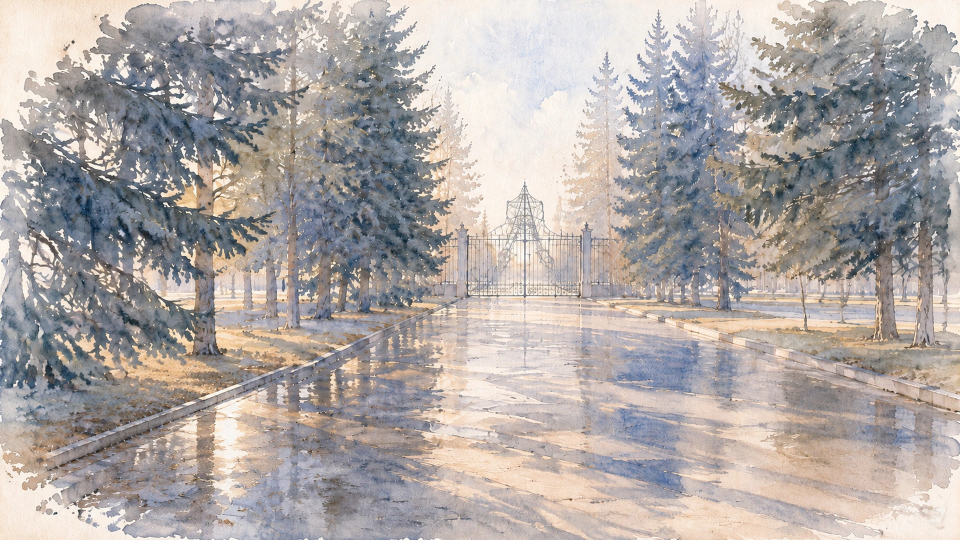
#> input picture vn2/img/bg/alley.webp, 1920 x 1080 px (shown at 1/2 size)
$ python _alley_wood.py
#> lines starting #> are read from the running program, lines starting #| are printed output that depends on the picture; after the words box and inside, x2 and y2 are one past the last pixel; in counts of white or black regions, pixels touching at a corner belong together
# -*- coding: utf-8 -*-
"""Ищем НАРИСОВАННУЮ скамейку в фоне alley: по цвету дерева (HSV) в левом низу.
Печатаем ASCII маски и координаты найденных пятен в пикселях фона и в долях кадра."""
import os
import numpy as np
from PIL import Image

HERE = os.path.dirname(os.path.abspath(__file__))

ROOT = os.path.dirname(HERE)
P = os.path.join(ROOT, 'vn2', 'img', 'bg', 'alley.webp')

im = Image.open(P).convert('RGB')
#> im is the input picture: PIL image 1920x1080 RGB; mean R, G, B 175.1, 168.2, 165.7
W0, H0 = im.size
#> W0 = 1920; H0 = 1080
hsv = np.asarray(im.convert('HSV')).astype(np.int16)
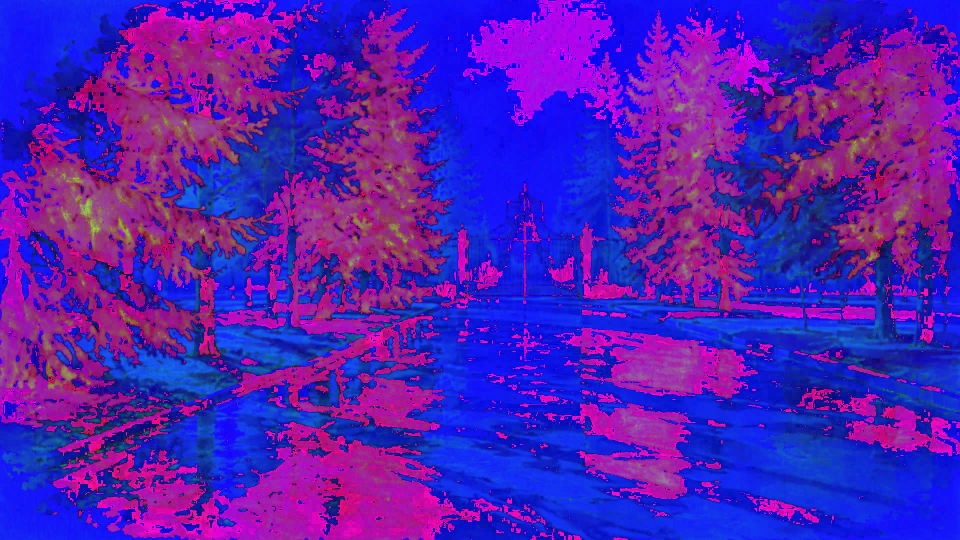
#> hsv: shape (1080, 1920, 3) int16 (shown at 1/2 size); mean R, G, B 80.6, 29.6, 180.4
H, S, V = hsv[..., 0], hsv[..., 1], hsv[..., 2]
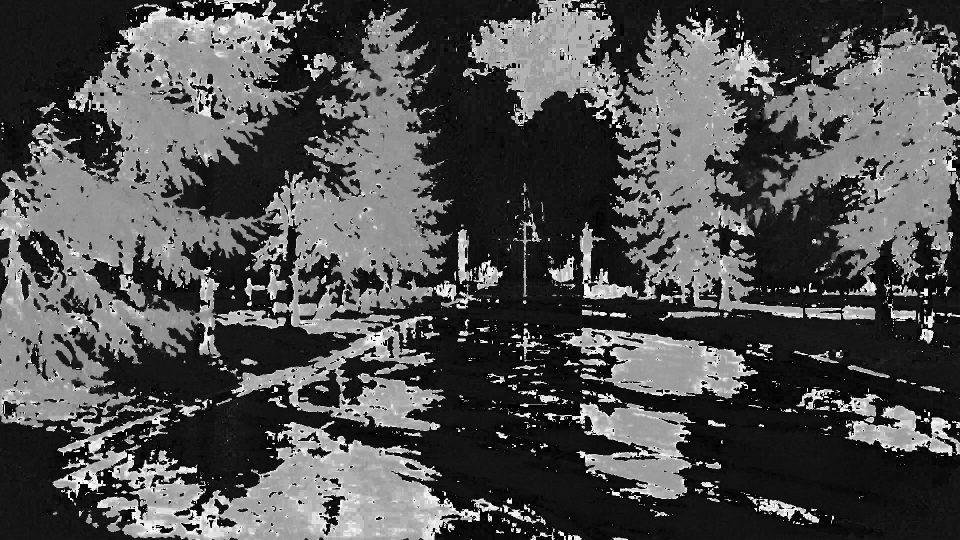
#> H: shape (1080, 1920) int16 (shown at 1/2 size); min 0, max 253, mean 80.6
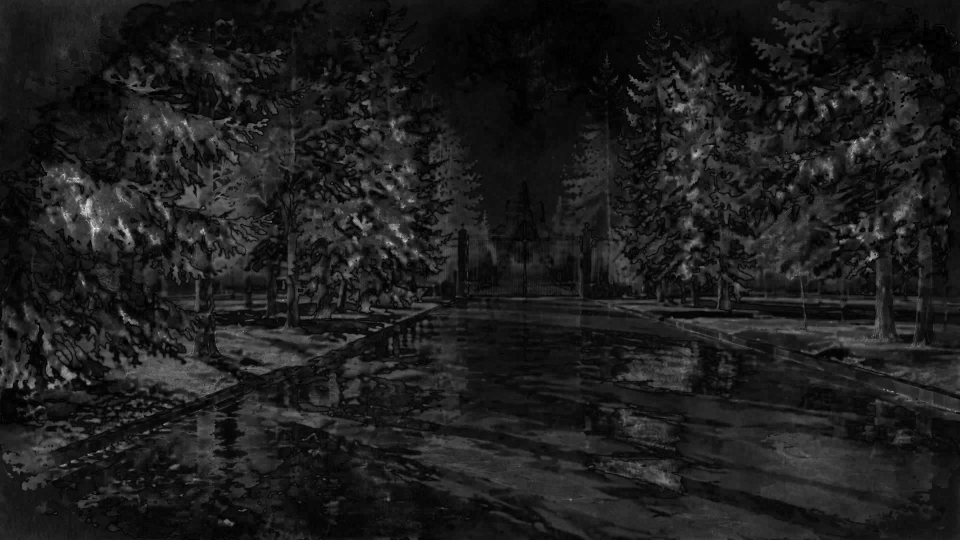
#> S: shape (1080, 1920) int16 (shown at 1/2 size); min 0, max 255, mean 29.6
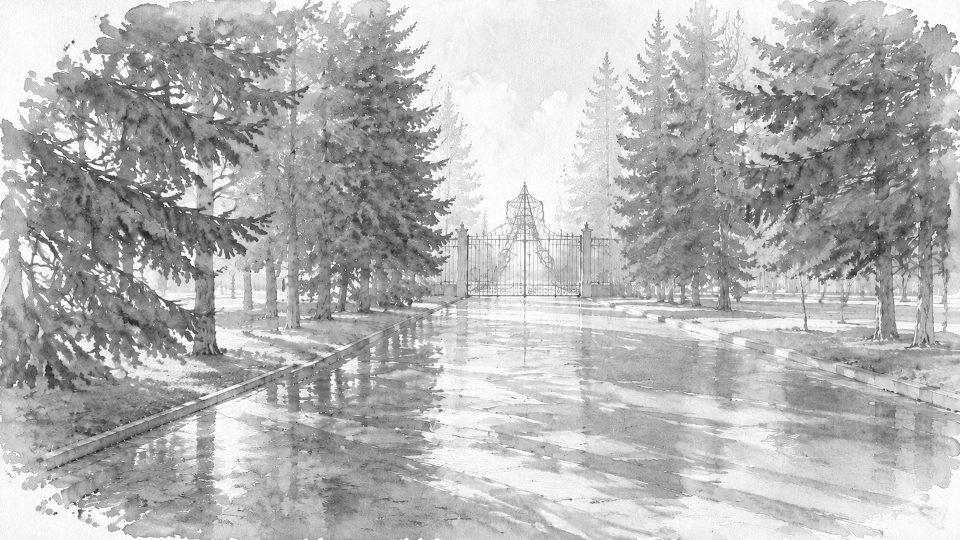
#> V: shape (1080, 1920) int16 (shown at 1/2 size); min 20, max 255, mean 180.4
print('фон %dx%d' % (W0, H0))
#| фон 1920x1080

# дерево: тёплый тон 8..40 градусов (PIL: 0..255 на 360) -> 6..28
wood = (H >= 6) & (H <= 30) & (S >= 45) & (V >= 45) & (V <= 205)
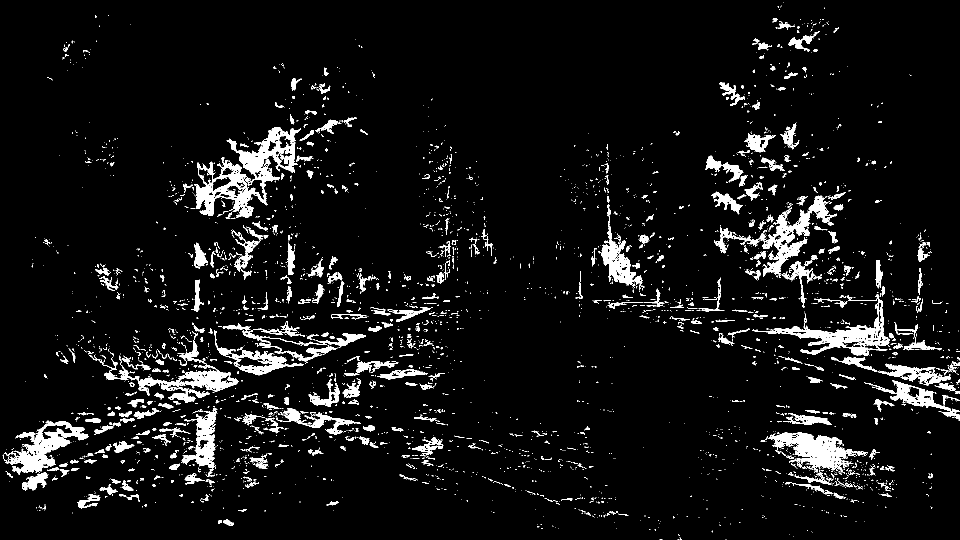
#> wood: shape (1080, 1920) bool (shown at 1/2 size); 6.4% white; 3523 white regions (2966 under 20 px), largest, box (x1, y1, x2, y2) and area: (389, 254, 602, 436) 12155, (1504, 588, 1780, 712) 6471, (177, 680, 477, 805) 6409
print('доля «дерева» в кадре: %.3f%%' % (100.0 * wood.mean()))
#| доля «дерева» в кадре: 6.426%


def ascii_mask(m, cols=96, rows=40, x0f=0.0, x1f=1.0, y0f=0.0, y1f=1.0):
#> called with cols = 96, rows = 40, x0f = 0, x1f = 1, y0f = 0, y1f = 1
    y0, y1 = int(y0f * m.shape[0]), int(y1f * m.shape[0])
#> y0 = 0; y1 = 1080
    x0, x1 = int(x0f * m.shape[1]), int(x1f * m.shape[1])
#> x0 = 0; x1 = 1920
    sub = m[y0:y1, x0:x1]
    h, w = sub.shape
#> h = 1080; w = 1920
    for r in range(rows):
        line = []
        for c in range(cols):
            a = sub[int(r * h / rows):int((r + 1) * h / rows),
                    int(c * w / cols):int((c + 1) * w / cols)]
            f = a.mean()
            line.append('#' if f > 0.5 else ('+' if f > 0.2 else ('.' if f > 0.05 else ' ')))
        print('|' + ''.join(line) + '|')


print('\n=== маска «дерево», весь кадр ===')
ascii_mask(wood, 96, 40)

# пятна: грубая разметка на уменьшенной маске
small = 320
m = np.asarray(Image.fromarray((wood * 255).astype(np.uint8))
               .resize((small, int(small * H0 / W0)), Image.BILINEAR)) > 127
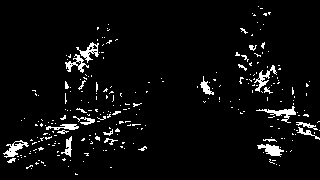
#> m: shape (180, 320) bool; 4.8% white in thin lines or dots
lab = np.zeros(m.shape, np.int32)
cur = 0
comps = []
for yy in range(m.shape[0]):
    for xx in range(m.shape[1]):
        if m[yy, xx] and lab[yy, xx] == 0:
            cur += 1
            stack = [(yy, xx)]
            lab[yy, xx] = cur
            pts = []
            while stack:
                a, b = stack.pop()
                pts.append((a, b))
                for da in (-1, 0, 1):
                    for db in (-1, 0, 1):
                        na, nb = a + da, b + db
                        if 0 <= na < m.shape[0] and 0 <= nb < m.shape[1] \
                                and m[na, nb] and lab[na, nb] == 0:
                            lab[na, nb] = cur
                            stack.append((na, nb))
            comps.append(pts)
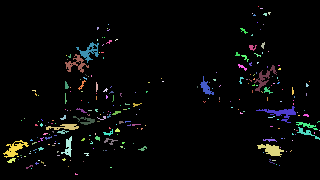
#> lab: shape (180, 320) int32; 262 distinct labels, from 0 to 261; one colour per label, 0 black
#> after the loop, cur = 261

comps.sort(key=len, reverse=True)
sc = W0 / float(small)
#> sc = 6
print('\n=== пятна «дерева» (топ-8) ===')
for pts in comps[:8]:
    ys = [p[0] for p in pts]
    xs = [p[1] for p in pts]
    if len(pts) < 40:
        break
    print('точек %5d  bbox x %.1f%%..%.1f%%  y %.1f%%..%.1f%%  (px %d..%d / %d..%d)'
          % (len(pts), 100.0 * min(xs) / small, 100.0 * max(xs) / small,
             100.0 * min(ys) / m.shape[0], 100.0 * max(ys) / m.shape[0],
             min(xs) * sc, max(xs) * sc, min(ys) * sc, max(ys) * sc))

$ run again, with vn2/img/bg/cabinet.webp copied over vn2/img/bg/alley.webp
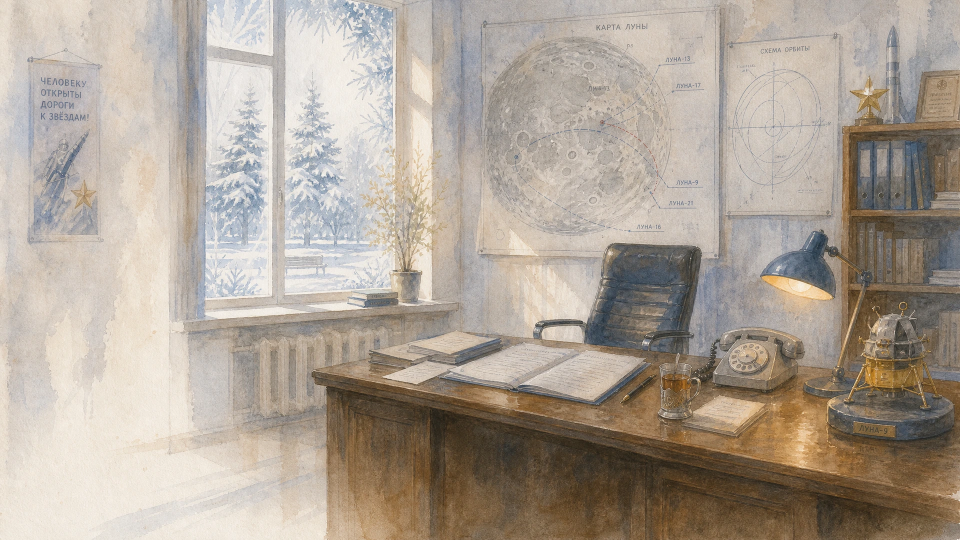
#> input picture vn2/img/bg/cabinet.webp, 1920 x 1080 px (shown at 1/2 size)
#> im is the input picture: PIL image 1920x1080 RGB; mean R, G, B 173.8, 162.9, 150.9
#| фон 1920x1080
#> `wood = (H >= 6) & (H <= 30) & (S >= 45) & (V >= 45) & (V <= 205)`:
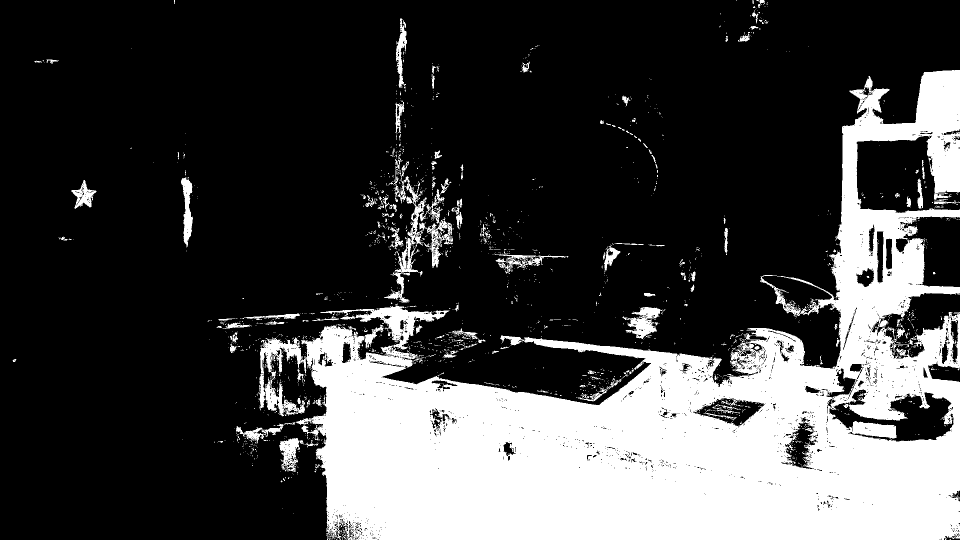
#> wood: shape (1080, 1920) bool (shown at 1/2 size); 26.1% white; 1929 white regions (1775 under 20 px), largest, box (x1, y1, x2, y2) and area: (517, 140, 1920, 1080) 505974, (768, 317, 906, 605) 7202, (1252, 614, 1325, 678) 2276
#| доля «дерева» в кадре: 26.108%
#> m: shape (180, 320) bool; 25.9% white; 78 white regions (66 under 20 px), largest, box (x1, y1, x2, y2) and area: (87, 23, 320, 180) 14216, (131, 65, 148, 96) 95, (209, 102, 220, 113) 66
#> after the loop `for yy in range(m.shape[0]):`:
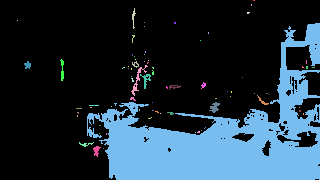
#> lab: shape (180, 320) int32; 79 distinct labels, from 0 to 78; one colour per label, 0 black

$ run again, with vn2/img/bg/reception.webp copied over vn2/img/bg/alley.webp
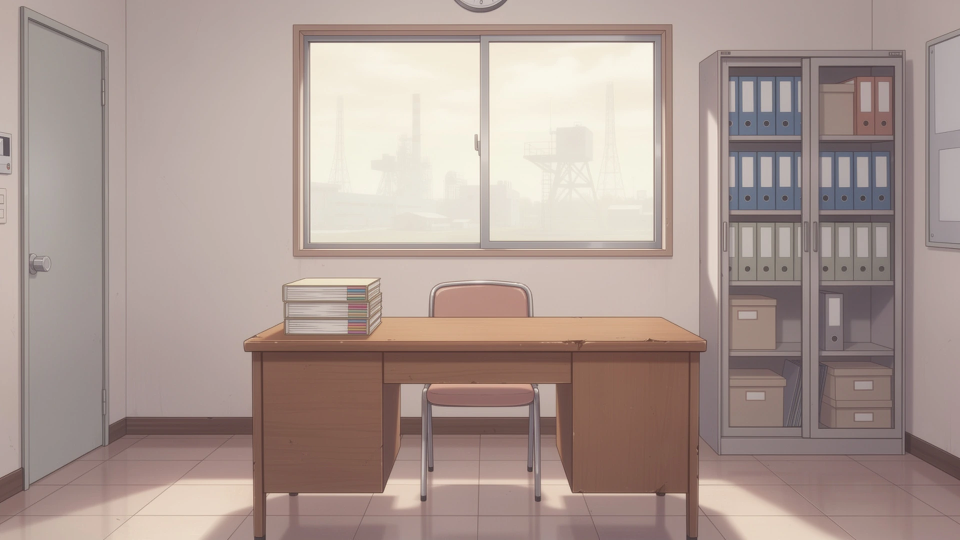
#> input picture vn2/img/bg/reception.webp, 1920 x 1080 px (shown at 1/2 size)
#> im is the input picture: PIL image 1920x1080 RGB; mean R, G, B 170.9, 153.1, 146.6
#| фон 1920x1080
#> `wood = (H >= 6) & (H <= 30) & (S >= 45) & (V >= 45) & (V <= 205)`:
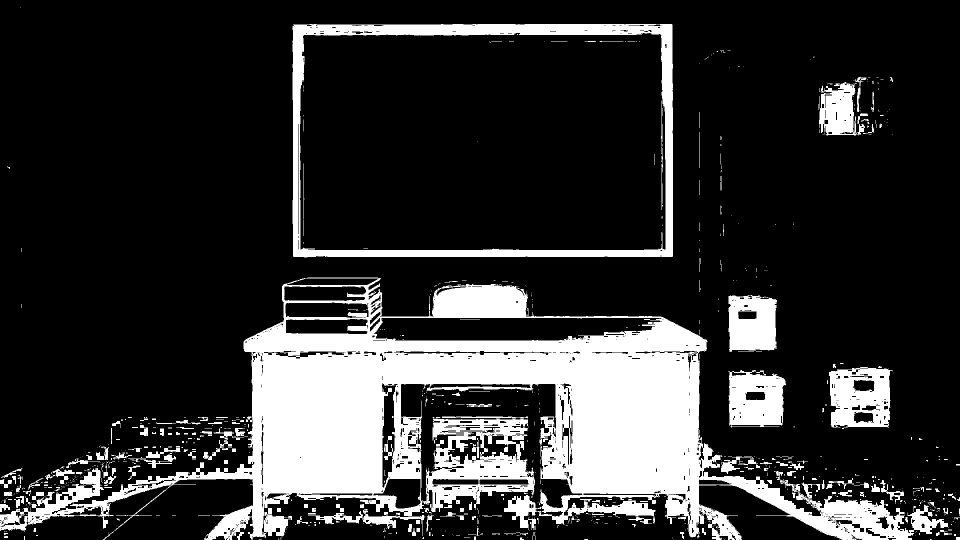
#> wood: shape (1080, 1920) bool (shown at 1/2 size); 19.9% white; 932 white regions (726 under 20 px), largest, box (x1, y1, x2, y2) and area: (0, 555, 1898, 1080) 311793, (585, 48, 1346, 515) 41243, (1658, 734, 1785, 856) 11194
#| доля «дерева» в кадре: 19.943%
#> m: shape (180, 320) bool; 20% white; 95 white regions (86 under 20 px), largest, box (x1, y1, x2, y2) and area: (0, 93, 316, 180) 8530, (97, 8, 224, 86) 1213, (143, 95, 176, 106) 326
#> after the loop `for yy in range(m.shape[0]):`:
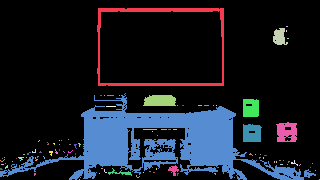
#> lab: shape (180, 320) int32; 96 distinct labels, from 0 to 95; one colour per label, 0 black

$ run again, with vn2/img/bg/steps.webp copied over vn2/img/bg/alley.webp
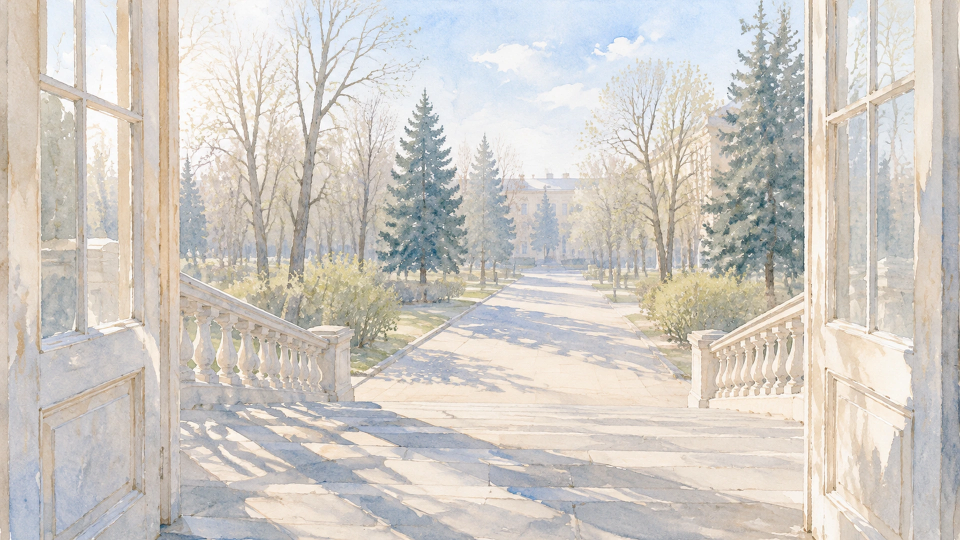
#> input picture vn2/img/bg/steps.webp, 1920 x 1080 px (shown at 1/2 size)
#> im is the input picture: PIL image 1920x1080 RGB; mean R, G, B 207.7, 203, 196.8
#| фон 1920x1080
#> wood: shape (1080, 1920) bool; 2.4% white; 2686 white regions (2318 under 20 px), largest, box (x1, y1, x2, y2) and area: (84, 743, 281, 873) 2441, (59, 0, 114, 192) 1304, (0, 248, 20, 390) 1152
#| доля «дерева» в кадре: 2.403%
#> `m = np.asarray(Image.fromarray((wood * 255).astype(np.uint8)) .resize(..`:
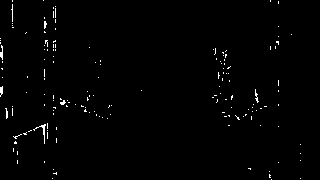
#> m: shape (180, 320) bool; 1% white in thin lines or dots
